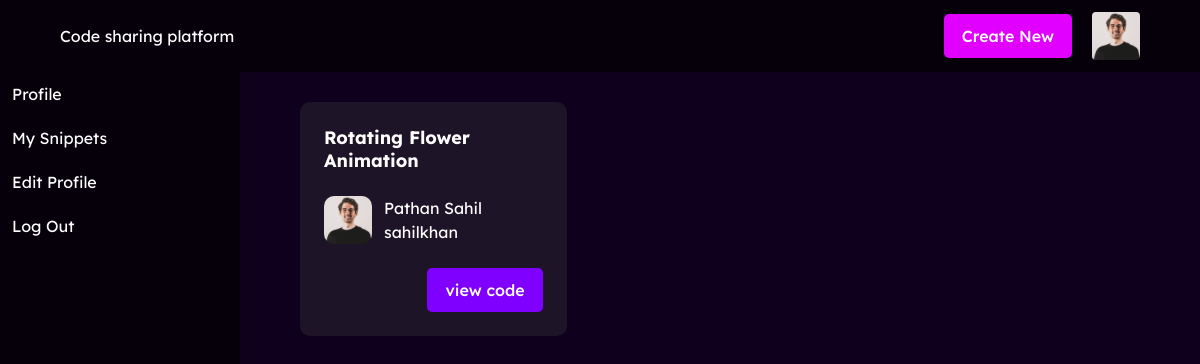
/user/mySnippets.php (signed in), run on the app's committed database.
### tables this page shows
CREATE TABLE `users` (
  `username` varchar(30) NOT NULL,
  `email` varchar(256) NOT NULL,
  `name` varchar(50) NOT NULL,
  `registered_date` datetime NOT NULL,
  `password` varchar(32) NOT NULL,
  `user_avatar` varchar(100) DEFAULT NULL
);

CREATE TABLE `code_snippets` (
  `snippet_id` varchar(11) NOT NULL,
  `title` varchar(60) NOT NULL,
  `html_code` mediumtext DEFAULT NULL,
  `css_code` mediumtext DEFAULT NULL,
  `js_code` mediumtext DEFAULT NULL,
  `created_on` datetime NOT NULL,
  `author` varchar(50) NOT NULL
);

### user/mySnippets.php (the view, shortened to what this page needs)
<!DOCTYPE html>
<html lang="en">
<head>
    <link rel="stylesheet" href="../css/style.css">
</head>
<body id="profile">
    <header>
        <div class="logo">
            <span>Code sharing platform</span>
        </div>
        <nav>
            <a href="../editor/create-new.php" class="btn" id="create-new-snippet-btn">Create New</a>
            <div class="user-details">
                <div class="user-avatar">
                    <?php
                    include "../config.php";
                    $username = $_SESSION['username'];
                    $sql1 = "SELECT user_avatar FROM users WHERE `username`='${username}'";
                    $result1 = mysqli_query($conn, $sql1) or die("Query Failed.");
                    if (mysqli_num_rows($result1) > 0) {
                        while ($row = mysqli_fetch_assoc($result1)) {
                            if ($row['user_avatar'] == null) {
                                ?>
                                <img src="../images/default_avatar.jpg" alt="Author avatar">
                                <?php
                            } else {
                                ?>
                                <img src="../images/user_avatars/<?php echo $row['user_avatar'] ?>" alt="Author avatar">
                                <?php
                            }
                        }
                    }
                    ?>
                </div>
            </div>
        </nav>
    </header>
    <div class="profile-navigation">
        <a href="./profile.php">Profile</a>
        <a href="<?php echo $_SERVER["REQUEST_URI"] ?>">My Snippets</a>
        <a href="./editProfile.php?username=<?php echo $_SESSION['username'] ?>">Edit Profile</a>
        <a href="../logout.php">Log Out</a>
    </div>
    <div class="snippets-details">
        <div class="snippet-grid">
            <div class="container">
                <?php
                $sql = "SELECT * FROM code_snippets INNER JOIN users ON code_snippets.author = users.username;";
                $result = mysqli_query($conn, $sql) or die("Query Failed.");
                if (mysqli_num_rows($result) > 0) {
                    while ($row = mysqli_fetch_assoc($result)) {
                        ?>
                        <div class="snippet-card">
                            <h4>
                                <?php echo $row['title']; ?>
                            </h4>
                            <div class="author-details">
                                <div class="author-avatar">
                                    <?php
                                    if ($row['user_avatar'] == null) {
                                        ?>
                                        <img src="../images/default_avatar.jpg" alt="Author avatar">
                                        <?php
                                    } else {
                                        ?>
                                        <img src="../images/user_avatars/<?php echo $row['user_avatar'] ?>" alt="Author avatar">
                                        <?php
                                    }
                                    ?>
                                </div>
                                <address>
                                    <p>
                                        <?php echo $row['name'] ?>
                                    </p>
                                    <p>
                                        <?php echo $row['username'] ?>
                                    </p>
                                </address>
                            </div>
                            <div class="snippet-actions">
                                <a class="btn view-code-btn"
                                    href="./editor/update.php?snippet_id=<?php echo $row['snippet_id'] ?>">
                                    view code</a>
                            </div>
                        </div>
                        <?php
                    }
                }
                ?>
            </div>
        </div>
    </div>
</body>
</html>

### css/style.css (style rules this page uses)
* { margin: 0; padding: 0; box-sizing: border-box; }
body { font-family: "LexendDeca", sans-serif; background: #0f001d; color: #fff; }
p { line-height: 1.5rem; }
a { color: #ffffff; text-decoration: none; }
button, .btn, input { border: none; font-family: "LexendDeca"; }
a.btn, button { cursor: pointer; font-size: 16px; font-weight: 500; padding: 12px 18px; border-radius: 5px; display: inline-block; outline: none; }
header { padding: 12px 60px; background: #06000b; display: flex; justify-content: space-between; align-items: center; }
#create-new-snippet-btn { color: #fff; border: none; background-color: #e100ff; cursor: pointer; font-size: 16px; font-weight: 500; }
header nav { display: flex; gap: 20px; align-items: center; }
header .user-details { display: flex; position: relative; }
header .user-details .user-avatar { width: 48px; height: 48px; border-radius: 4px; overflow: hidden; cursor: pointer; }
header .user-details .user-avatar img { width: 100%; height: 100%; }
.snippet-grid { padding: 30px 60px; }
.snippet-grid .container { display: grid; grid-template-columns: repeat(3, 1fr); gap: 20px; }
.snippet-card { padding: 24px; border-radius: 10px; background-color: #1e1427; }
.snippet-card h4 { font-size: 18px; }
.snippet-card .author-details { display: flex; gap: 12px; margin-top: 24px; }
.snippet-card .author-details .author-avatar { width: 48px; height: 48px; border-radius: 10px; overflow: hidden; }
.snippet-card .author-avatar img { width: 100%; height: 100%; object-fit: cover; }
.snippet-card .author-details address { font-style: normal; }
.snippet-card .snippet-actions { display: flex; justify-content: end; margin-top: 24px; }
.snippet-card .snippet-actions .view-code-btn { background: #7f00ff; }
#profile { display: grid; grid-template-columns: 1fr 4fr; grid-template-rows: auto 1fr; height: 100vh; }
#profile header { grid-column: 1 / 6; }
#profile .profile-navigation { grid-column: 1/ 2; background: #06000b; display: flex; flex-direction: column; }
#profile .profile-navigation a { padding: 12px; display: inline-block; }

### data on the page
users: user_avatar (picture)
code_snippets: title "Rotating Flower Animation", author.user_avatar (picture), author.name "Pathan Sahil", author.username "sahilkhan"
